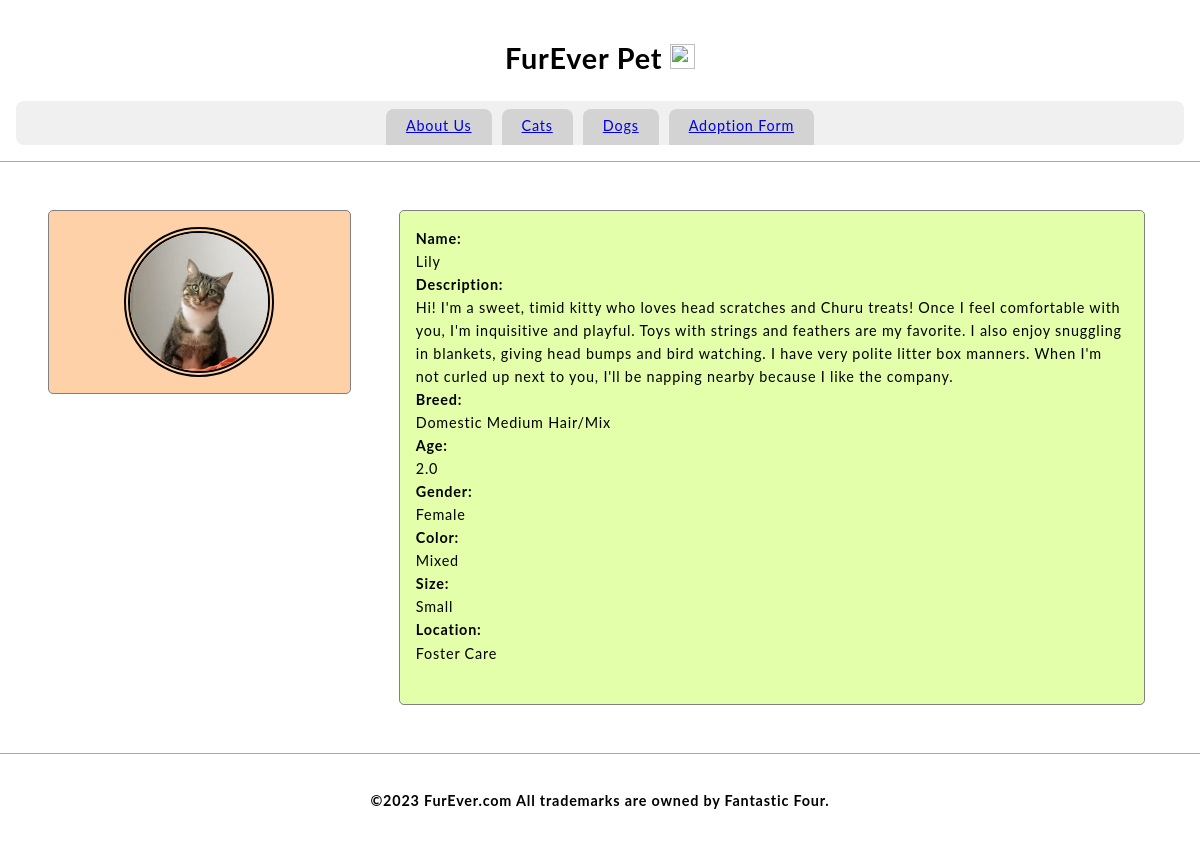
Screenshot of /cat_52106194 with the database file from the repository.
### tables this page shows
CREATE TABLE Cat(id int, name varchar(45), description varchar(1000), breed varchar(20), age float, gender varchar(10),color varchar(10),size varchar(10), location varchar(10), primary key (id));

### Furever.py (the view)
@app.route('/cat_52106194')
def cat_521():
    c.execute("select name from Cat")
    myresult = c.fetchall()
    name =  myresult[3][0]
    c.execute("select description from Cat")
    myresult2 = c.fetchall()
    description =  myresult2[3][0]
    c.execute("select breed from Cat")
    myresult3 = c.fetchall()
    breed = myresult3[3][0]
    c.execute("select age from Cat")
    myresult4 = c.fetchall()
    age = myresult4[3][0]
    c.execute("select gender from Cat")
    myresult5 = c.fetchall()
    gender = myresult5[3][0]
    c.execute("select color from Cat")
    myresult6 = c.fetchall()
    color = myresult6[3][0]
    c.execute("select size from Cat")
    myresult7 = c.fetchall()
    size = myresult7[3][0]
    c.execute("select location from Cat")
    myresult8 = c.fetchall()
    location = myresult8[3][0]
    return render_template('cat_52106194.html',name=name, description=description, breed=breed, age=age, gender=gender, color=color,size=size, location=location)

### prefix.py (called while the page is built)
    def __call__(self, environ, start_response):
        return self.app(environ, start_response)

### templates/cat_52106194.html (shortened to what this page needs)
<!DOCTYPE>
<html>
    <head>
        <link href="static/style.css" type="text/css" rel="stylesheet"/>
    </head>
    <body>
        <header>
            <h1 class="title">FurEver Pet <img src="static/logo.png" width=25px height=25px/></h1>
            <nav>
                <a class="nav-anchor" href="aboutus">About Us</a>
                <a class="nav-anchor" href="cats">Cats</a>
                <a class="nav-anchor" href="dogs">Dogs</a>
                <a class="nav-anchor" href="adoptionform">Adoption Form</a>
            </nav>
        </header>
        <main>
            <aside>
                <div class="aside-div">
                    <img src="52106194.jpg"/ width= 150px height = 150px>
                </div>
            </aside>
            <section>
                <article class="article-div">
                    <b>Name:</b>
                    <br>
                    {{name}}
                    <br>
                    <b>Description:</b>
                    <br>
                    {{description}}
                    <br>
                    <b>Breed:</b>
                    <br>
                    {{breed}}
                    <br>
                    <b>Age:</b>
                    <br>
                    {{age}}
                    <br>
                    <b>Gender:</b>
                    <br>
                    {{gender}}
                    <br>
                    <b>Color:</b>
                    <br>
                    {{color}}
                    <br>
                    <b>Size:</b>
                    <br>
                    {{size}}
                    <br>
                    <b>Location:</b>
                    <br>
                    {{location}}
                    <br>
                    <br>
                </article>
            </section>
        </main>
        <footer>
            <h4 class="title">©2023 FurEver.com All trademarks are owned by Fantastic Four.</h4>
        </footer>
    </body>
</html>

### static/style.css (style rules this page uses)
* { box-sizing: border-box; }
body { height: 100vh; width: 100vw; display: flex; flex-direction: column; font-family: 'Lato', sans-serif; margin: 0; font-size: 0.9rem; line-height: 1.6; letter-spacing: 0.05rem; }
header { justify-content: center; background-color: #C2CADO; padding: 1rem; }
.title { text-align: center; background-color: white; }
nav { background-color: #F0F0F0; display: flex; justify-content: center; border-radius: 0.5rem; padding-top: 0.5rem; }
nav a { cursor:pointer; background-color:lightgray; margin: 0 5px; padding:5px 20px; border-bottom: 0.2rem solid lightgray; border-top-left-radius: 0.5rem; border-top-right-radius: 0.5rem; }
main { padding: 1rem; background-color: white; overflow-y: auto; display: flex; #flex-direction: column; justify-content: center; align-items: start; border-top:solid 1px darkgray; border-bottom:solid 1px darkgray; }
aside { width: 30vw; display: flex; flex-direction: column; justify-content: space-evenly; padding: 1rem; }
.aside-div { background-color: #FFD1A9; min-height: 150px; margin: 1rem; width: 95%; overflow-y: auto; padding:1rem; border-radius:5px; border:1px solid gray; display: flex; justify-content: center; align-items: center; }
.aside-div img { border-radius: 75px; border: 6px double; }
section { width: 70vw; display: flex; flex-direction: column; justify-content: space-evenly; padding: 1rem; }
.article-div { background-color: #E4FFA9; min-height: 150px; margin: 1rem; width: 95%; overflow-y: auto; padding:1rem; border-radius:5px; border:1px solid gray; }
footer { #position: fixed; #bottom: 0; background-color: white; justify-content: center; padding: 1rem; width: 100%; }

### rows the page displays
Cat: name "Lily", description "Hi! I'm a sweet, timid kitty who loves head scratches and Churu treats! Once I feel comfortable with you, I'm inquisitive and playful. Toys with strings and feathers are my favorite. I also enjoy snuggling in blankets, giving head bumps and bird watching. I have very polite litter box manners. When I'm not curled up next to you, I'll be napping nearby because I like the company.", breed "Domestic Medium Hair/Mix", age "2.0", gender "Female", color "Mixed", size "Small", location "Foster Care"
